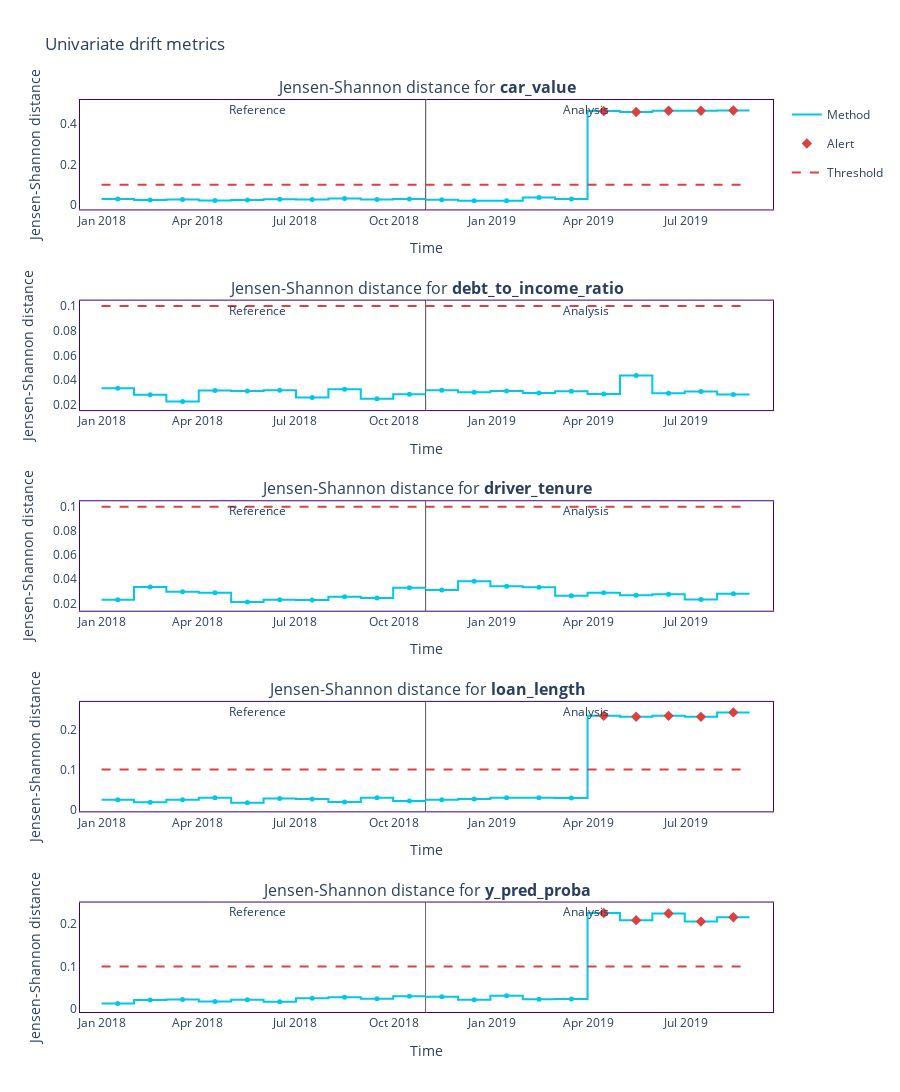

The code cell stored with this chart in its notebook:
### Markdown cell above
Jensen-Shannon Distance

### Code cell
figure = results.filter(column_names=results.continuous_column_names, 
                        methods=['jensen_shannon'])\
                        .plot(kind='drift')
figure.show()
